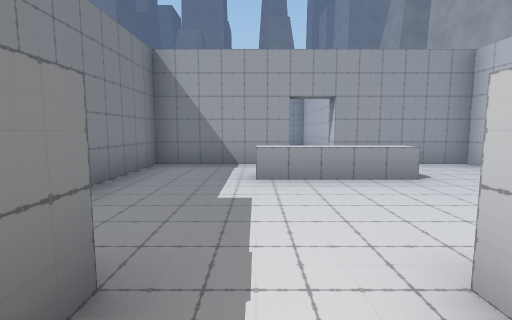
[1] (above)

17 first-person views from a walk through a 3-D level made in the Unity game engine. The camera is 1.5 m above the floor, tilts 6° down and sees 85° across. The floor is counted in squares, 2 m on a side. Each view is taken from the middle of a square. On the plan, view 1 faces up. The plan holds only what a view shows up to about 10 squares ahead; the rest is blank. The place goes on beyond the plan. Some surface patterns are stand-ins.

[2]
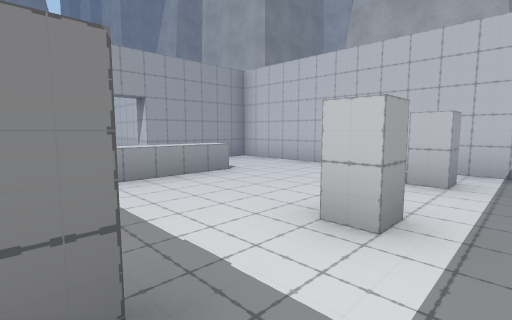

[3]
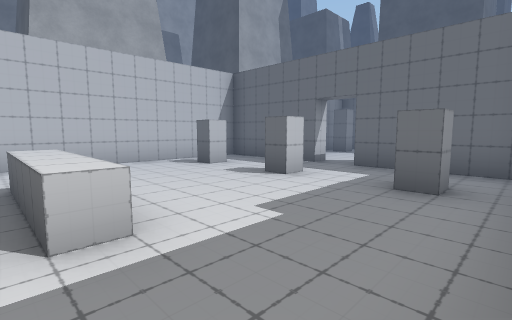

[4]
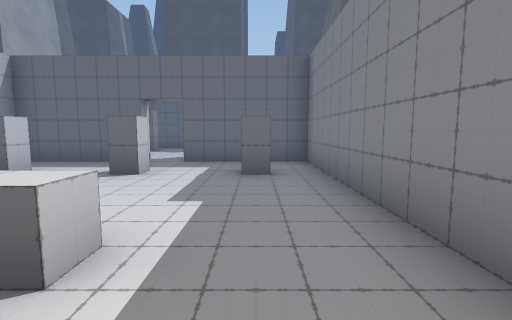

[5]
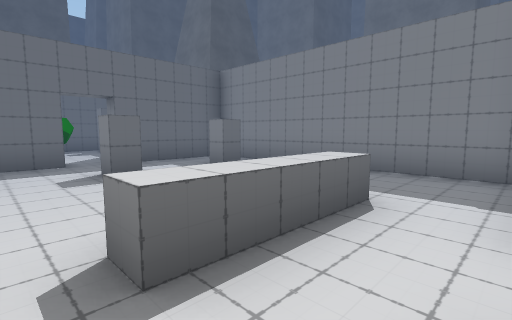

[6]
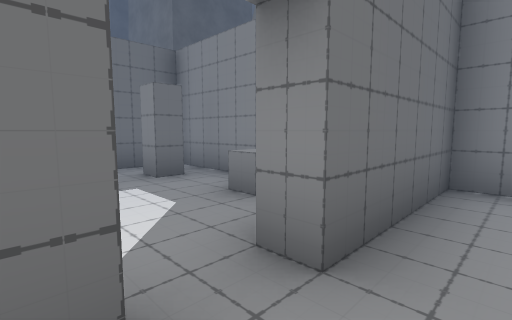

[7]
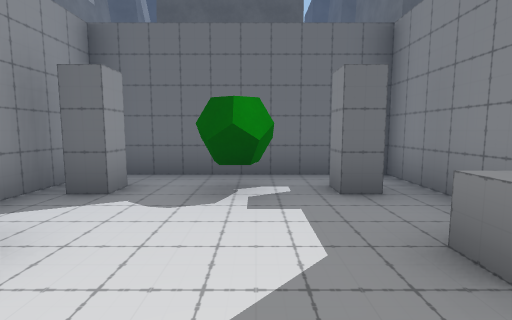

[8]
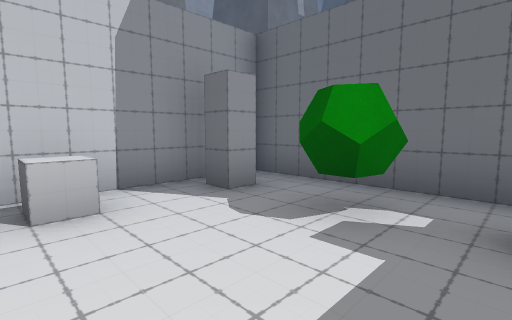

[9]
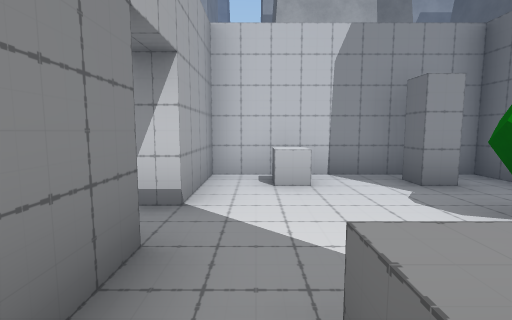

[10]
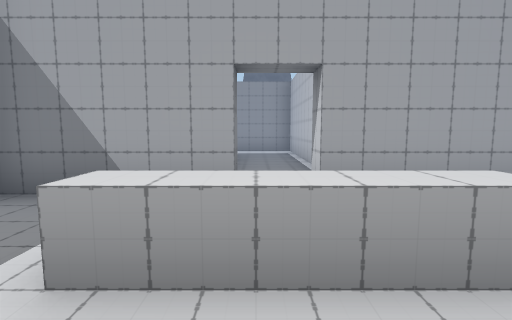

[11]
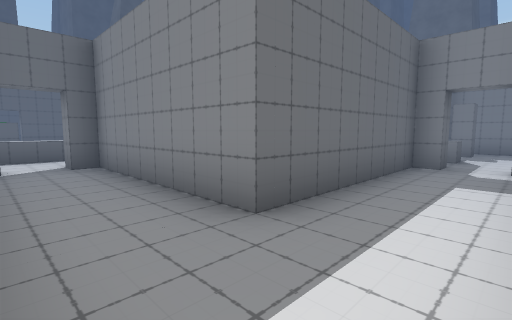

[12]
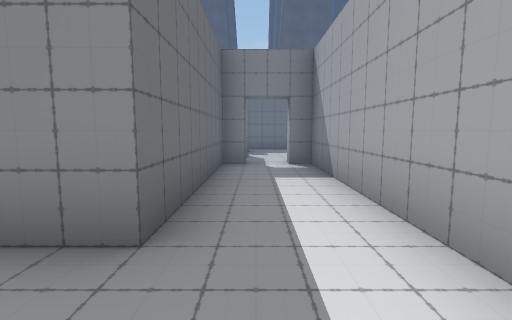

[13]
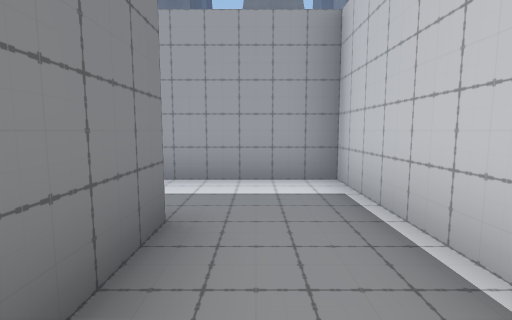

[14]
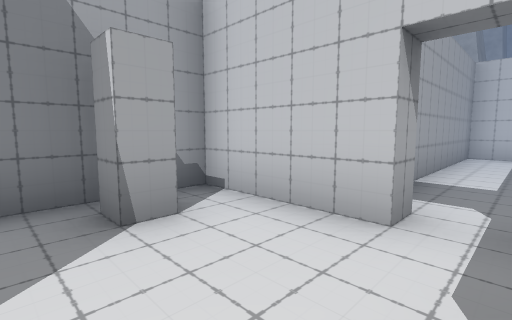

[15]
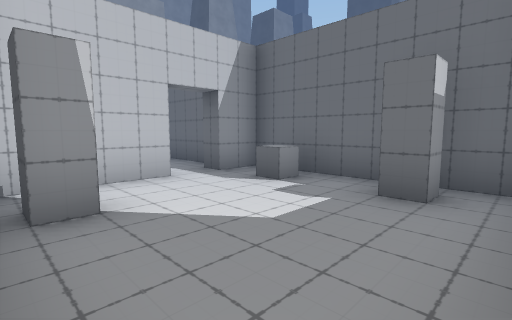

[16]
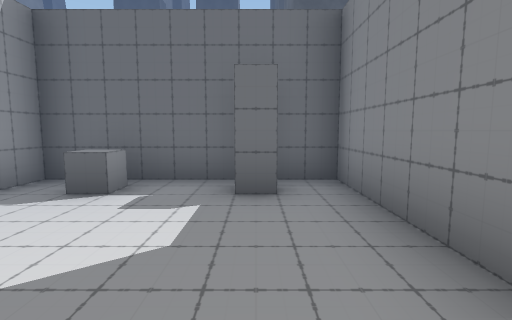

[17]
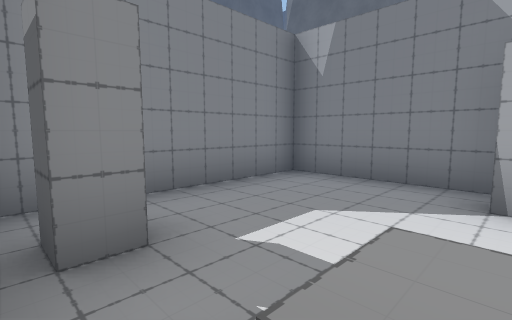

### Floor plan
Points are (right, up) in squares from view 1. A wall is a line through its corners. A room is listed if a view was taken in it or the views show most of it. See-through windows are left out.
Room 1 (views 1, 2, 3, 4, 5, 6, 7, 10)
walls: (1, 1.3) (1.5, 1.3) (1.5, 0.7) (1, 0.7) (1, 1.3); (-1.3, 0.8) (-1.3, 1.3) (-0.7, 1.3) (-0.7, 0.8); (0.7, 6.8) (0.7, 6.2) (-2.3, 6.2) (-2.3, -0.7) (0.7, -0.7) (0.7, -1.3); (1.8, -1.3) (1.8, -0.7) (4.7, -0.7) (4.7, 6.2) (1.8, 6.2) (1.8, 6.8)
low walls: (0, 4.2) (0, 4.8) (2.5, 4.8) (2.5, 4.2) (0, 4.2)
ways out: opening at (1, -1) to room 2; opening at (1, 7) to room 3
Room 2 (views 8, 9)
walls: (0.9, -4.2) (1.2, -4.1) (1.5, -4.1) (1.7, -4.7); (0.9, -4.2) (1.5, -4.2); (0.8, -4.7) (1.1, -3.8) (1.8, -4.4); (0.7, -1.3) (-0.3, -1.3); (-1.3, -3.2) (-1.3, -5.8) (3.7, -5.8) (3.7, -1.3) (1.8, -1.3); (2.7, -4.9) (2.7, -4.2) (3.2, -4.2)
low walls: (2.7, -2.9) (2.7, -2.3)
ways out: opening at (1, -1) to room 1; gap at (1, -5)
Room 3 (views 11, 12, 13)
walls: (2.3, 7.9) (2.3, 13.3) (-4.3, 13.3) (-4.3, 12.7); (-4.8, 11.7) (-4.3, 11.7) (-4.3, 11.3) (0.3, 11.3) (0.3, 6.8) (0.7, 6.8)
ways out: opening at (1, 7) to room 1; opening at (-4, 12) to room 4
Room 4 (views 14, 15, 16, 17)
walls: (-7.7, 11.7) (-7.7, 11.3) (-8.3, 11.3) (-8.3, 11.7) (-7.7, 11.7); (-4.3, 12.7) (-4.8, 12.7) (-4.8, 15.3) (-9.3, 15.3) (-9.3, 10.7) (-4.8, 10.7) (-4.8, 11.7)
ways out: opening at (-4, 12) to room 3

Positions as (right, up) in squares from view 1, and headings:
1: (0, 0), facing up
2: (-1, 0), facing up-right
3: (-2, 5), facing down-right
4: (-1, 6), facing down
5: (3, 6), facing down-left
6: (2, 0), facing down-left
7: (1, -1), facing down
8: (0, -2), facing down-right
9: (-1, -2), facing right
10: (1, 3), facing up
11: (2, 13), facing down-left
12: (2, 12), facing left
13: (1, 9), facing up
14: (-7, 12), facing up-right
15: (-9, 15), facing down-right
16: (-8, 15), facing down
17: (-6, 11), facing up-left
